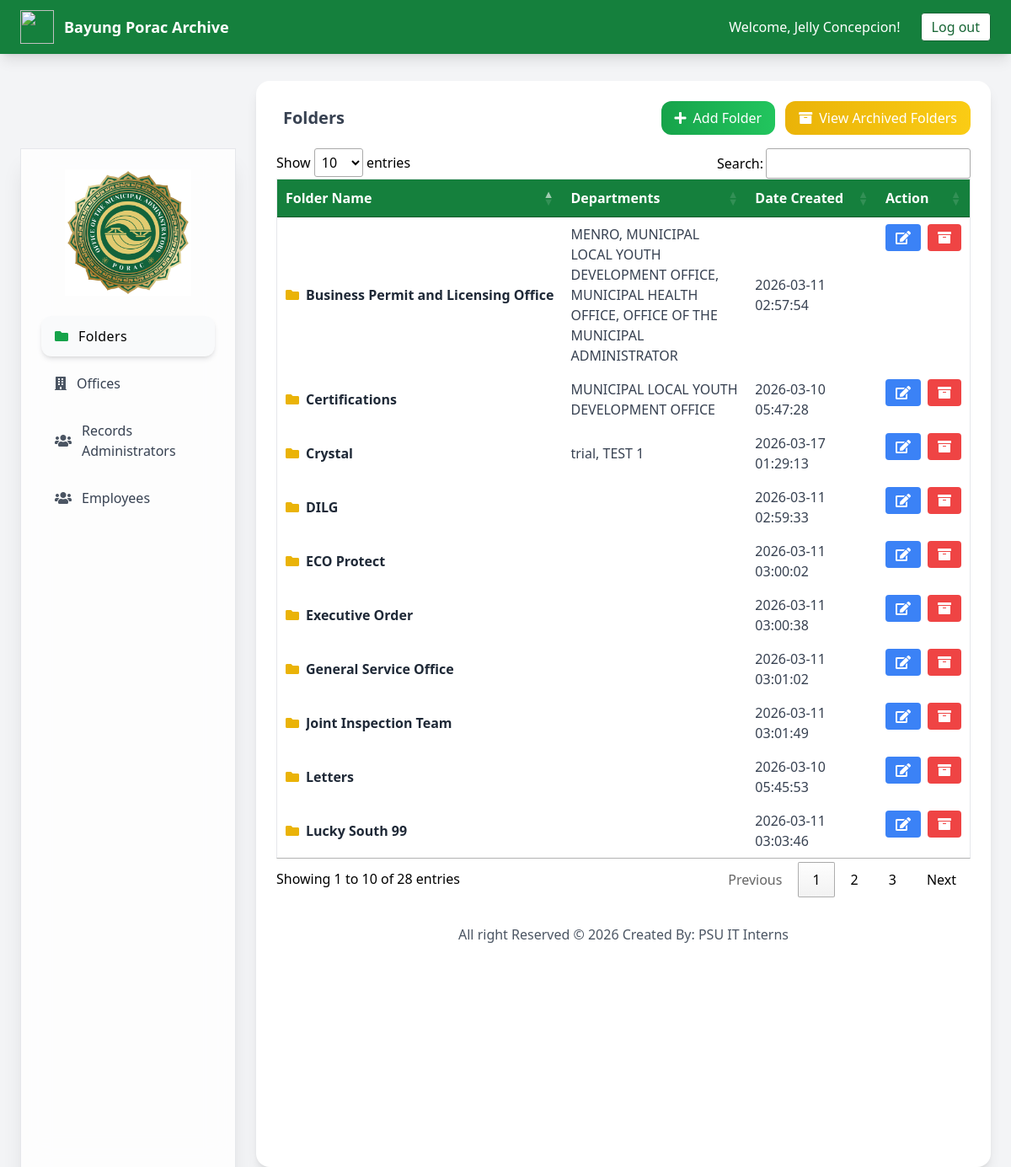
The page /system-administrator/folder_management.php (signed in) on the database its author committed.
### tables this page shows
CREATE TABLE `folders` (
  `folder_id` int(11) NOT NULL,
  `folder_name` varchar(150) NOT NULL,
  `folder_status` enum('Active','Archived') DEFAULT 'Active',
  `created_at` timestamp NOT NULL DEFAULT current_timestamp()
);

### system-administrator/folder_management.php (the view, shortened to what this page needs)
<!DOCTYPE html>
<html lang="en">
<?php
require_once("../include/connection.php");
$query = mysqli_query($conn,"
SELECT
f.folder_id,
f.folder_name,
f.created_at,
GROUP_CONCAT(d.department_name SEPARATOR ', ') as departments
FROM folders f
LEFT JOIN folder_departments fd ON f.folder_id = fd.folder_id
LEFT JOIN departments d ON fd.department_id = d.department_id
WHERE f.folder_status='Active'
GROUP BY f.folder_id
ORDER BY f.folder_name ASC
");
?>
<head>
<link href="https://cdn.datatables.net/1.10.25/css/jquery.dataTables.min.css" rel="stylesheet">
<link rel="stylesheet" href="https://cdnjs.cloudflare.com/ajax/libs/font-awesome/5.15.4/css/all.min.css" />
<script src="https://cdn.tailwindcss.com"></script>
</head>
<body class="bg-gray-100 font-sans">
<nav class="fixed top-0 w-full bg-green-700 shadow-lg z-50">
  <div class="flex flex-col sm:flex-row justify-between items-center
              h-auto sm:h-16 px-4 sm:px-6 py-2 sm:py-0 gap-2 sm:gap-0">
    <div class="flex items-center space-x-3">
      <img src="js/img/municipalLogo.png" class="w-8 h-8 sm:w-10 sm:h-10 object-contain">
      <h1 class="text-white font-semibold text-base sm:text-lg text-center sm:text-left">
        Bayung Porac Archive
      </h1>
    </div>
    <div class="flex flex-col sm:flex-row items-center
                gap-2 sm:space-x-4 text-white
                text-sm sm:text-base text-center sm:text-left">
      <span>
        Welcome, <?php echo ucwords(htmlentities($_SESSION['admin_name'])); ?>!
      </span>
      <a href="#" onclick="confirmLogout(this)"
         class="bg-white text-green-800 border border-green-800 px-3 py-1 rounded
                hover:bg-green-800 hover:text-white hover:border-white
                transition-colors duration-300">
        Log out
      </a>
    </div>
  </div>
</nav>
<div class="mt-24 px-4 sm:px-6 flex flex-col lg:flex-row gap-6">
 <aside id="sidebar"
       class="fixed top-20 left-0 z-50 w-64 bg-white/80 backdrop-blur-lg shadow-xl p-4 sm:p-6 border border-gray-200 flex flex-col items-center h-[calc(100vh-6rem)] transform -translate-x-full transition-transform duration-300 lg:translate-x-0 lg:relative lg:flex">
  <img src="img/adminLogo.png"
       class="square-logo mb-6 max-w-[120px] sm:max-w-[150px] transition-transform duration-300 hover:scale-105">
  <nav class="w-full space-y-2">
    <a href="folder_management.php"
       class="group flex items-center gap-3 w-full px-4 py-3 rounded-xl
              bg-gray-50 shadow-md hover:bg-gray-100 hover:shadow-xl hover:-translate-y-1
              transition-all duration-300">
      <i class="fas fa-folder text-green-600"></i>
      <span class="font-medium tracking-wide text-sm sm:text-base">Folders</span>
    </a>
    <a href="department_management.php"
       class="group flex items-center gap-3 w-full px-4 py-3 rounded-xl text-gray-700 hover:bg-gray-50 hover:-translate-y-1 hover:shadow-md transition-all duration-300">
      <i class="fas fa-building text-gray-600 group-hover:text-green-600 transition-colors"></i>
      <span class="font-medium text-sm sm:text-base">Offices</span>
    </a>
    <a href="view_admin.php"
       class="group flex items-center gap-3 w-full px-4 py-3 rounded-xl text-gray-700 hover:bg-gray-50 hover:-translate-y-1 hover:shadow-md transition-all duration-300">
      <i class="fas fa-users text-gray-600 group-hover:text-green-600 transition-colors"></i>
      <span class="font-medium text-sm sm:text-base">Records Administrators</span>
    </a>
    <a href="view_user.php"
       class="group flex items-center gap-3 w-full px-4 py-3 rounded-xl text-gray-700 hover:bg-gray-50 hover:-translate-y-1 hover:shadow-md transition-all duration-300">
      <i class="fas fa-users text-gray-600 group-hover:text-green-600 transition-colors"></i>
      <span class="font-medium text-sm sm:text-base">Employees</span>
    </a>
  </nav>
</aside>
  <div class="w-full lg:w-3/4 flex-1 lg:ml-0">
    <div class="bg-white rounded-2xl shadow-lg p-4 sm:p-6 h-full transition-all duration-300 hover:shadow-xl">
      <div class="flex flex-col sm:flex-row justify-between items-center gap-3 mb-4">
        <h2 class="text-lg sm:text-xl font-semibold text-gray-700 flex items-center gap-2 text-center sm:text-left">
          <i class=""></i> Folders
        </h2>
        <div class="flex flex-col sm:flex-row gap-2 sm:gap-3 w-full sm:w-auto">
          <button onclick="$('#modalAddFolder').removeClass('hidden');"
                  class="w-full sm:w-auto justify-center bg-gradient-to-r from-green-600 to-green-500 text-white px-4 py-2 rounded-xl hover:scale-105 hover:shadow-lg flex items-center gap-2 transition-all duration-300">
            <i class="fas fa-plus"></i> Add Folder
          </button>
          <button onclick="openArchivedFolders();"
                  class="w-full sm:w-auto justify-center bg-gradient-to-r from-yellow-500 to-yellow-400 text-white px-4 py-2 rounded-xl hover:scale-105 hover:shadow-lg transition-all duration-300 flex items-center gap-2">
            <i class="fas fa-archive"></i> View Archived Folders
          </button>
        </div>
      </div>
      <div class="w-full overflow-x-auto">
  <table id="dtable" class="min-w-full border border-gray-200 table-auto">
    <thead class="bg-green-700 text-white">
      <tr>
        <th class="px-4 py-2 text-left">Folder Name</th>
        <th class="px-4 py-2 text-left">Departments</th>
        <th class="px-4 py-2 text-left">Date Created</th>
        <th class="px-4 py-2 text-center">Action</th>
      </tr>
    </thead>
    <tbody class="text-gray-700">
      <?php while($row=mysqli_fetch_array($query)){ ?>
      <tr class="border-b hover:bg-gray-50">
        <td class="px-4 py-2">
          <a href="add_document.php?folder_id=<?php echo $row['folder_id']; ?>"
             class="flex items-center gap-2 text-gray-800 hover:text-green-700 truncate">
            <i class="fas fa-folder text-yellow-500"></i>
            <b class="truncate"><?php echo $row['folder_name']; ?></b>
          </a>
        </td>
        <td class="px-4 py-2 text-xs sm:text-sm md:text-base break-words max-w-[220px]">
          <?php echo $row['departments']; ?>
        </td>
        <td class="px-4 py-2"><?php echo $row['created_at']; ?></td>
        <td class="px-4 py-2 flex flex-col sm:flex-row items-center justify-center gap-2">
          <button onclick="$('#modalEditFolder<?php echo $row['folder_id']; ?>').removeClass('hidden');"
                  class="bg-blue-500 text-white px-3 py-1 rounded hover:bg-blue-600 w-full sm:w-auto">
            <i class="fas fa-edit"></i>
          </button>
          <a href="#" onclick="confirmArchive(<?php echo $row['folder_id']; ?>)"
             class="bg-red-500 text-white px-3 py-1 rounded hover:bg-red-600 w-full sm:w-auto text-center">
            <i class="fas fa-archive"></i>
          </a>
        </td>
      </tr>
      <?php } ?>
    </tbody>
  </table>
</div>
<footer class="mt-8 text-center text-gray-600">
  <p>All right Reserved &copy; <?php echo date('Y');?> Created By: PSU IT Interns</p>
</footer>
</body>
</html>

### system-administrator/folder_management.php (style rules this page uses)
.square-logo { width: 180px; object-fit: contain; }

### rows shown on the page
folders: folder_name "Business Permit and Licensing Office", departments "MENRO, MUNICIPAL LOCAL YOUTH DEVELOPMENT OFFICE, MUNICIPAL HEALTH OFFICE, OFFICE OF THE MUNICIPAL ADMINISTRATOR", created_at "2026-03-11 02:57:54"
folders: folder_name "Certifications", departments "MUNICIPAL LOCAL YOUTH DEVELOPMENT OFFICE", created_at "2026-03-10 05:47:28"
folders: folder_name "Crystal", departments "trial, TEST 1", created_at "2026-03-17 01:29:13"
folders: folder_name "DILG", created_at "2026-03-11 02:59:33"
folders: folder_name "ECO Protect", created_at "2026-03-11 03:00:02"
folders: folder_name "Executive Order", created_at "2026-03-11 03:00:38"
folders: folder_name "General Service Office", created_at "2026-03-11 03:01:02"
folders: folder_name "Joint Inspection Team", created_at "2026-03-11 03:01:49"
folders: folder_name "Letters", created_at "2026-03-10 05:45:53"
folders: folder_name "Lucky South 99", created_at "2026-03-11 03:03:46"

### other values the page prints
$_SESSION['admin_name'] "Jelly Concepcion"
